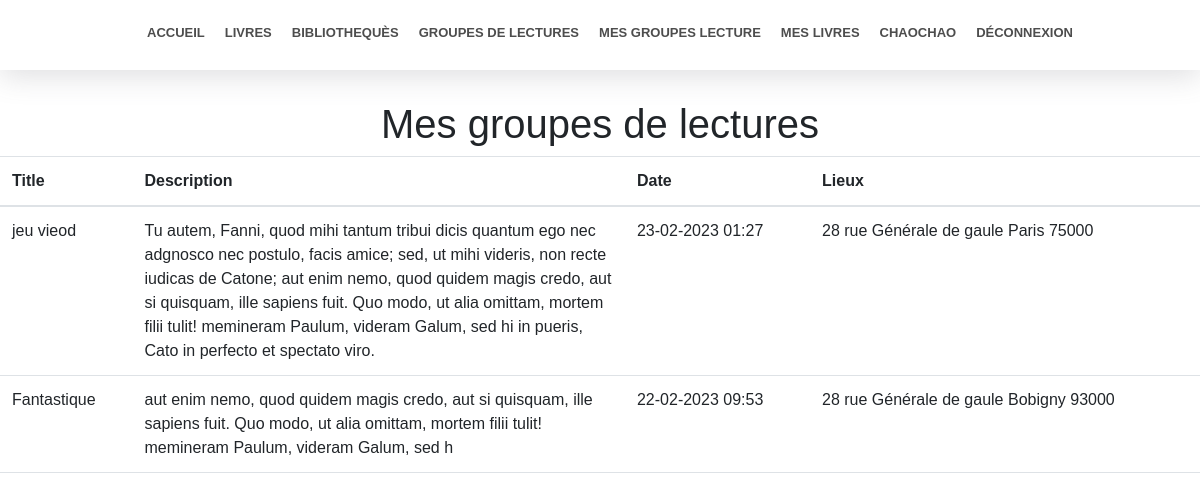
The page /mesgroupe-lecture (signed in) on the database its author committed.
### accounts/models.py (models this page shows, shortened)
class CustomUser(AbstractUser):
    is_libraire = models.BooleanField(default=False)
    adresse = models.CharField(max_length=200, blank=False)
    cp = models.CharField(max_length=6, blank=False)

class GL_User(models.Model):
    dateinscription = models.DateTimeField(auto_now=True)
    user = models.ForeignKey(CustomUser, on_delete=models.CASCADE)
    groupe_lecture = models.ForeignKey(Groupe_Lecture, on_delete=models.CASCADE)

class Groupe_Lecture(models.Model):
    title = models.CharField(max_length=100)
    description = models.CharField(max_length=400)
    date = models.DateTimeField()
    biblio = models.ForeignKey(Biliotheque, on_delete=models.CASCADE)

class Biliotheque(models.Model):
    name = models.CharField(max_length=60)
    adresse = models.CharField(max_length=60)
    ville = models.CharField(max_length=50)
    cp = models.CharField(max_length=60)

### groupelecture/views.py (the view)
# urls.py: path('mesgroupe-lecture' ,gl_views.mesgroupelecture, name="meslecture"),
@login_required()
def mesgroupelecture(request):
    context = {}
    context['participates'] = GL_User.objects.filter(user_id=request.user.pk)
    return render(request, 'groupe-lecture/meslecture.html', context=context)

### templates/groupe-lecture/meslecture.html (shortened to what this page needs)
{% extends 'index.html' %}
{% block content %}
    <div style="height: 100px"></div>
    <section style="max-width: 1400px;margin: auto;">
        <h1 class="text-center">Mes groupes de lectures</h1>
        <table class="table">
            <thead>
                <tr>
                    <th>Title</th>
                    <th>Description</th>
                    <th>Date</th>
                    <th>Lieux</th>
                </tr>
            </thead>
            <tbody>
                {% for participate in participates %}
                    <tr>
                        <td>{{ participate.groupe_lecture.title }}</td>
                        <td style="max-width: 400px">{{ participate.groupe_lecture.description }}</td>
                        <td>{{ participate.groupe_lecture.date|date:"d-m-Y H:i" }}</td>
                        <td>{{ participate.groupe_lecture.biblio.adresse }} {{ participate.groupe_lecture.biblio.ville }} {{ participate.groupe_lecture.biblio.cp }}</td>
                    </tr>
                {% endfor %}
            </tbody>
        </table>
    </section>
{% endblock %}

### templates/index.html (shortened to what this page needs)
<!doctype html>
<html lang="fr">
<head>
    <link href="https://cdn.jsdelivr.net/npm/bootstrap@5.3.0-alpha1/dist/css/bootstrap.min.css" rel="stylesheet">
    <link rel="stylesheet" href="https://cdn.jsdelivr.net/npm/bootstrap-select@1.13.9/dist/css/bootstrap-select.min.css">
    <link rel="stylesheet" href="https://stackpath.bootstrapcdn.com/bootstrap/4.3.1/css/bootstrap.min.css">
    <link rel="stylesheet" href="https://cdn.jsdelivr.net/npm/bootstrap-select@1.13.9/dist/css/bootstrap-select.min.css">
    {% load static %}
    <link rel="stylesheet" type='text/css' href="{% static '/css/main.css' %}">
</head>
<body>
    <div class="div-navbar">
        <section class="section-navbar">
            <section class="section-navbar-center" id="section-navbar-center">
                <div class="section-navbar-center-div">
                    <span class="section-navbar-center-span section-navbar-center-span-margin">
                         <a href="{% url 'home' %}"><span>Accueil</span></a>
                    </span>
                    <span class="section-navbar-center-span">
                        <a href="{% url 'livres' %}"><span>Livres</span></a>
                    </span>
                    <span class="section-navbar-center-span">
                        <a href="{% url 'bibliotheques' %}"><span>Bibliothequès</span></a>
                    </span>
                    <span class="section-navbar-center-span">
                        <a href="{% url 'groupe-lecture' %}"><span>Groupes de lectures</span></a>
                    </span>
                    {% if user.username %}
                        <span class="section-navbar-center-span">
                            <a href="{% url 'meslecture' %}"><span>Mes Groupes Lecture</span></a>
                        </span>
                        <span class="section-navbar-center-span">
                            <a href="{% url 'meslivres' %}"><span>Mes livres</span></a>
                        </span>
                        <span class="section-navbar-center-span">
                            <span><iconify-icon icon="mdi:user" width="34" class="icone-center"></iconify-icon>{{ user.username }}</span>
                        </span>
                        <span class="section-navbar-center-span">
                            <a href="{% url 'logout' %}"><span><iconify-icon icon="material-symbols:logout" width="34" class="icone-center"></iconify-icon>Déconnexion</span></a>
                        </span>
                    {% endif %}
                </div>
            </section>
        </section>
    </div>
    {% block content %}
    {% endblock %}
    <div style="height: 100px;"></div>
   </body>
</html>

### static/css/main.css (style rules this page uses)
section { font-family: "Public Sans", sans-serif; }
body { margin: 0; }
.section-navbar { height: 70px; display: flex; align-items: center; margin: 0 auto; padding: 0 20px; z-index: 20; }
.div-navbar { min-height: 70px; background-color: white; z-index: 20; position: fixed; display: flex; align-items: center; width: 100%; box-shadow: rgb(100 100 111 / 20%) 0px 7px 29px 0px }
.section-navbar-center-div { display: flex; }
.section-navbar-center { display: flex; margin: 0 auto; height: 100%; align-items: center; grid-column-gap: 10px; column-gap: 10px; }
.section-navbar-center-span { text-transform: uppercase; padding: 0; font-weight: 600; font-family: Public Sans,sans-serif; font-size: 13px; color: #4d4d4d; display: flex; align-items: center; flex-shrink: 0; flex-grow: 1; border-bottom: 4px solid transparent; padding: 0 10px; }
.section-navbar-center-span a { text-decoration: none; color: #4d4d4d; }
.section-navbar-center-span-margin { margin-left: 20px; }

### rows shown on the page
CustomUser: username "CHAOCHAO"
GL_User: groupe_lecture "jeu vieod", groupe_lecture.description "Tu autem, Fanni, quod mihi tantum tribui dicis quantum ego nec adgnosco nec postulo, facis amice; sed, ut mihi videris, non recte iudicas de Catone; aut enim nemo, quod quidem magis credo, aut si quisquam, ille sapiens fuit. Quo modo, ut alia omittam, mortem filii tulit! memineram Paulum, videram Galum, sed hi in pueris, Cato in perfecto et spectato viro.", groupe_lecture "23-02-2023 01:27", groupe_lecture.biblio.adresse "28 rue Générale de gaule", groupe_lecture.biblio.ville "Paris", groupe_lecture.biblio.cp "75000"
GL_User: groupe_lecture "Fantastique", groupe_lecture.description "aut enim nemo, quod quidem magis credo, aut si quisquam, ille sapiens fuit. Quo modo, ut alia omittam, mortem filii tulit! memineram Paulum, videram Galum, sed h", groupe_lecture "22-02-2023 09:53", groupe_lecture.biblio.adresse "28 rue Générale de gaule", groupe_lecture.biblio.ville "Bobigny", groupe_lecture.biblio.cp "93000"
